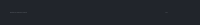
           <widget class="QFrame" name="frame_grip">
            <property name="minimumSize">
             <size>
              <width>0</width>
              <height>25</height>
             </size>
            </property>
            <property name="maximumSize">
             <size>
              <width>16777215</width>
              <height>25</height>
             </size>
            </property>
            <property name="styleSheet">
             <string notr="true">background-color: rgb(33, 37, 43);</string>
            </property>
            <property name="frameShape">
             <enum>QFrame::NoFrame</enum>
            </property>
            <property name="frameShadow">
             <enum>QFrame::Raised</enum>
            </property>
            <layout class="QHBoxLayout" name="horizontalLayout_6">
             <property name="spacing">
              <number>0</number>
             </property>
             <property name="leftMargin">
              <number>0</number>
             </property>
             <property name="topMargin">
              <number>0</number>
             </property>
             <property name="rightMargin">
              <number>2</number>
             </property>
             <property name="bottomMargin">
              <number>0</number>
             </property>
             <item>
              <widget class="QFrame" name="frame_label_bottom">
               <property name="frameShape">
                <enum>QFrame::NoFrame</enum>
               </property>
               <property name="frameShadow">
                <enum>QFrame::Raised</enum>
               </property>
               <layout class="QHBoxLayout" name="horizontalLayout_7">
                <property name="spacing">
                 <number>0</number>
                </property>
                <property name="leftMargin">
                 <number>10</number>
                </property>
                <property name="topMargin">
                 <number>0</number>
                </property>
                <property name="rightMargin">
                 <number>10</number>
                </property>
                <property name="bottomMargin">
                 <number>0</number>
                </property>
                <item>
                 <widget class="QLabel" name="label_credits">
                  <property name="font">
                   <font>
                    <family>Segoe UI</family>
                    <pointsize>-1</pointsize>
                   </font>
                  </property>
                  <property name="styleSheet">
                   <string notr="true">color: rgb(98, 103, 111);</string>
                  </property>
                  <property name="text">
                   <string>Registered by: Wanderson M. Pimenta</string>
                  </property>
                 </widget>
                </item>
                <item>
                 <widget class="QLabel" name="label_version">
                  <property name="maximumSize">
                   <size>
                    <width>100</width>
                    <height>16777215</height>
                   </size>
                  </property>
                  <property name="font">
                   <font>
                    <family>Segoe UI</family>
                    <pointsize>-1</pointsize>
                   </font>
                  </property>
                  <property name="styleSheet">
                   <string notr="true">color: rgb(98, 103, 111);</string>
                  </property>
                  <property name="text">
                   <string>v1.0.0</string>
                  </property>
                  <property name="alignment">
                   <set>Qt::AlignRight|Qt::AlignTrailing|Qt::AlignVCenter</set>
                  </property>
                 </widget>
                </item>
               </layout>
              </widget>
             </item>
             <item>
              <widget class="QFrame" name="frame_size_grip">
               <property name="maximumSize">
                <size>
                 <width>20</width>
                 <height>20</height>
                </size>
               </property>
               <property name="styleSheet">
                <string notr="true">QSizeGrip {
	background-image: url(:/16x16/icons/16x16/cil-size-grip.png);
	background-position: center;
	background-repeat: no-reperat;
}</string>
               </property>
               <property name="frameShape">
                <enum>QFrame::NoFrame</enum>
               </property>
               <property name="frameShadow">
                <enum>QFrame::Raised</enum>
               </property>
              </widget>
             </item>
            </layout>
           </widget>
